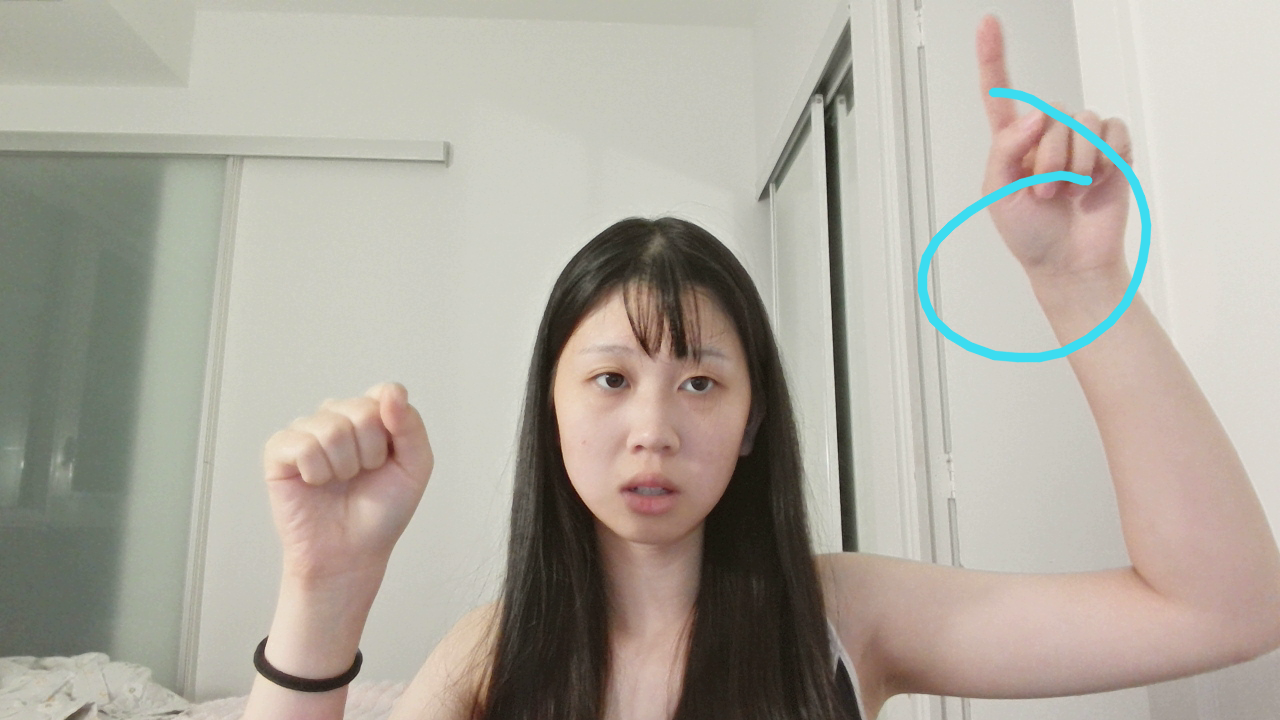
#> input picture drawings/virtualpaint_20260921_225724.png, 1280 x 720 px
$ python -i motion.py   (imports and definitions only)
#> lines starting #> are read from the running program, lines starting #| are printed output that depends on the picture
#> further down, picture is the input picture: shape (720, 1280, 3); mean B, G, R 158.5, 168.9, 174.6
"""
motion.py - anything to do with movement over time: smoothing a fingertip's
path, detecting a wave gesture, and sensing overall motion in the frame.
"""
from __future__ import annotations

from collections import deque

import cv2
import numpy as np


class Smoother:
    """Adaptive exponential smoothing: steady when slow, responsive when fast.

    Used on the drawing fingertip so strokes look clean without lagging behind
    a fast-moving hand.
    """

    def __init__(self):
        self.p = None

    def reset(self):
        self.p = None

    # [9 lines left out: function update, not called in this run]


class WaveDetector:
    """Detects left-right waving from a stream of (time, x) samples."""

    def __init__(self, window=1.4, min_swing=0.06, reversals=3):
        self.window, self.min_swing, self.reversals = window, min_swing, reversals
        self.hist = deque()

    def reset(self):
        self.hist.clear()

    # [26 lines left out: function update, not called in this run]


class MotionSensor:
    """Cheap frame-differencing motion detector, used for the HUD motion meter
    and the optional moving-pixels overlay."""

    def __init__(self):
        self.prev = None
        self.level = 0.0
        self.mask = None

    def update(self, frame):
        h, w = frame.shape[:2]
#> h = 720; w = 1280
        small = cv2.resize(frame, (160, max(1, int(160 * h / w))))
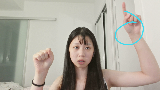
#> small: shape (90, 160, 3); mean B, G, R 158.6, 169.1, 174.7
        gray = cv2.GaussianBlur(cv2.cvtColor(small, cv2.COLOR_BGR2GRAY), (7, 7), 0)
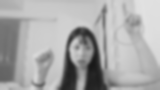
#> gray: shape (90, 160); min 25, max 226, mean 169.6
        if self.prev is None or self.prev.shape != gray.shape:
            self.prev = gray
            self.mask = np.zeros_like(gray)
            return
        diff = cv2.absdiff(gray, self.prev)
        self.prev = gray
        _, mask = cv2.threshold(diff, 18, 255, cv2.THRESH_BINARY)
        self.mask = cv2.dilate(mask, None, iterations=1)
        raw = np.count_nonzero(self.mask) / self.mask.size
        self.level = 0.7 * self.level + 0.3 * raw

>>> import cv2
>>> picture = cv2.imread('drawings/virtualpaint_20260921_225724.png')
>>> result = MotionSensor().update(picture)
